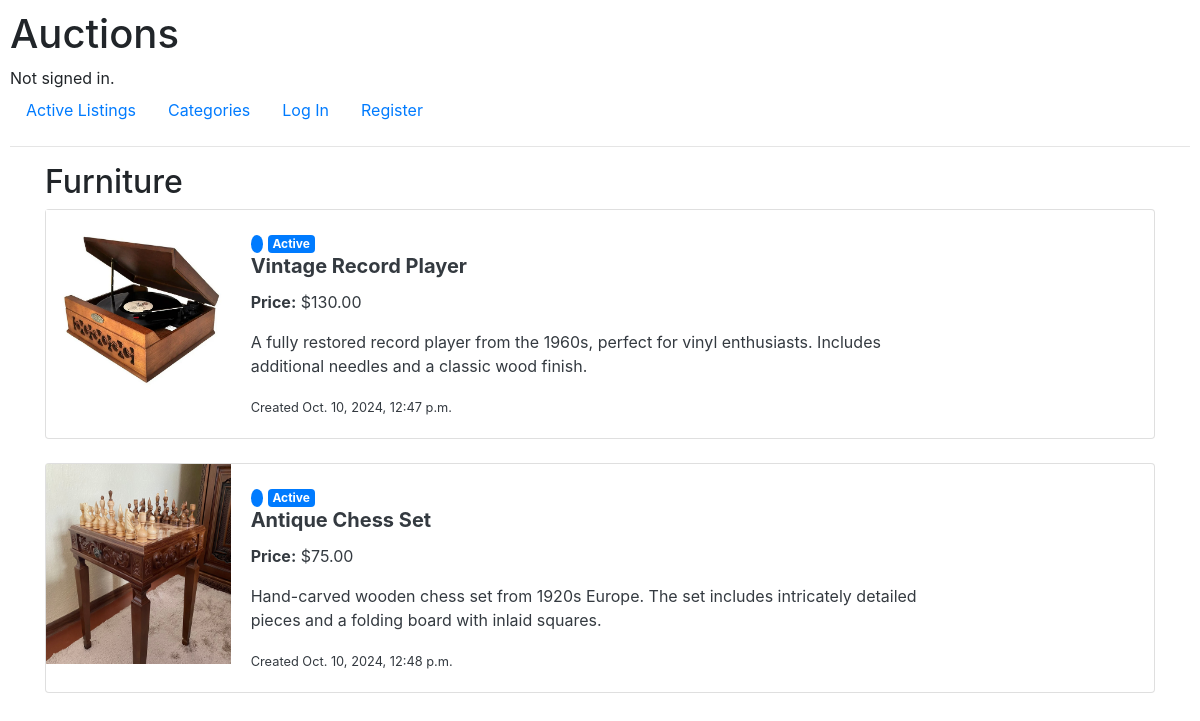
Page /categories/6 on the earlier database version.
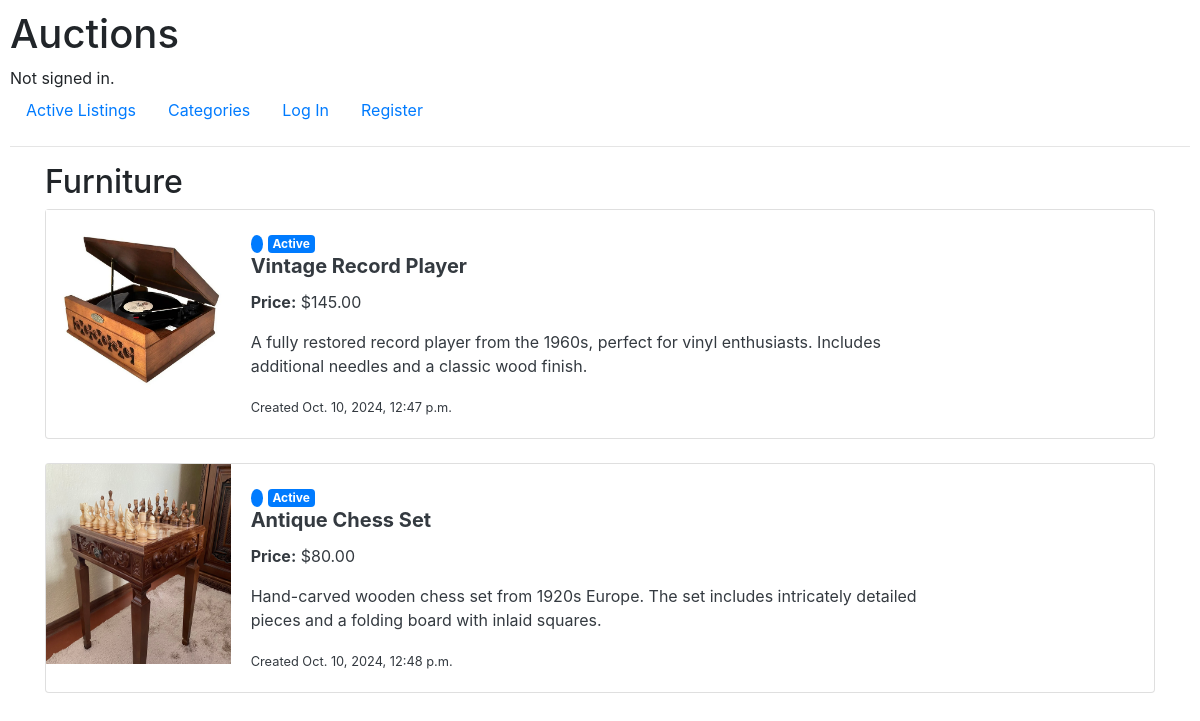
Same page on the later database version.
### auctions/models.py (models this page shows)
class AuctionListing(models.Model):
    name = models.CharField(max_length=100)
    description = models.TextField()
    current_bid = models.DecimalField(max_digits=10, decimal_places=2)
    photo = models.ImageField(upload_to='listings/', null=True, blank=True)
    datetime_submitted = models.DateTimeField(auto_now_add=True)
    category = models.ForeignKey(Category, on_delete=models.CASCADE)
    listed_by = models.ForeignKey(User, on_delete=models.CASCADE, related_name="listings")
    is_active = models.BooleanField(default=True)
    winning_user = models.ForeignKey(User, null=True, blank=True, on_delete=models.SET_NULL, related_name="winning_listings")
    def __str__(self):
        return self.name

### auctions/views.py (the view)
# urls.py: path("categories/<int:category_id>", views.category_matches, name="category_matches"),
def category_matches(request, category_id):
    category = get_object_or_404(Category, id=category_id)
    listings = AuctionListing.objects.filter(category=category)
    return render(request, 'auctions/category_matches.html', {
        'category': category,
        'listings': listings
    })

### auctions/models.py (called while the page is built)
    def __str__(self):
        return self.name

### auctions/templates/auctions/category_matches.html
{% extends "auctions/layout.html" %}
{% block body %}
    <h2>{{ category }}</h2>
    {% if listings %}
        <div class="row">
            {% for listing in listings %}
                <a href="{% url 'listing_details' listing.id %}" class="text-decoration-none text-dark">
                    <div class="col-12 mb-4">
                        <div class="card h-100">
                            <div class="row no-gutters">
                                <div class="col-lg-2 col-md-4">
                                    <img src="{{ listing.photo.url }}" alt="{{ listing }}" width="100%" height="200px">
                                </div>
                                <div class="col-md-8">
                                    <div class="card-body">
                                        {% if listing.is_active %}
                                            <span class="badge bg-primary rounded-circle">&nbsp;</span>
                                            <span class="badge bg-primary text-white">Active</span>
                                        {% else %}
                                            <span class="badge bg-danger rounded-circle">&nbsp;</span>
                                            <span class="badge bg-danger text-white">Closed</span>
                                        {% endif %}
                                        <h5 class="card-title"><strong>{{ listing }}</strong></h5>
                                        <p><strong>Price:</strong> ${{ listing.current_bid }}</p>
                                        <p>{{ listing.description }}</p>
                                        <small>Created {{ listing.datetime_submitted }}</small>
                                    </div>
                                </div>
                            </div>
                        </div>
                    </div>
                </a>
            {% endfor %}
        </div>
    {% else %}
        <p>We don't have any listing in this category.</p>
    {% endif %}
{% endblock body %}

Differences in the rows shown:
changed AuctionListing "Vintage Record Player": current_bid "130.00" → "145.00"
changed AuctionListing "Antique Chess Set": current_bid "75.00" → "80.00"
